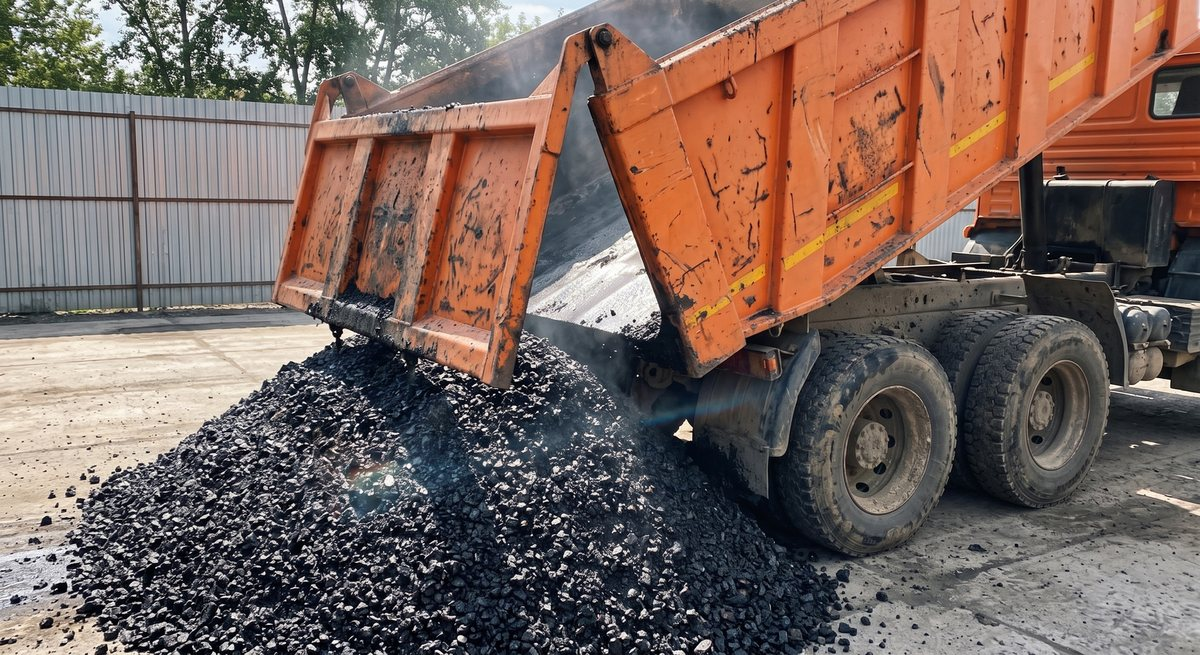
#> input picture dostavka/assets/img/bitum-i-asfalt/vygruzka-goryachey-smesi-1200.jpg, 1200 x 655 px
$ python mkvariants.py ../dostavka/assets/img/bitum-i-asfalt/vygruzka-goryachey-smesi-1200.jpg ../dostavka/assets/img/bitum-i-asfalt/vygruzka-goryachey-smesi.jpg
#> lines starting #> are read from the running program, lines starting #| are printed output that depends on the picture
# -*- coding: utf-8 -*-
"""Варианты снимка под <picture>: 1600 JPEG, 1200 JPEG, 160-1600 WebP.

Раньше варианты делались вручную по одному, и это уже стоило ошибки:
у granit-40-70-hand не хватает 1600.webp и 1200.jpg, потому что шаг
пропустили. photos_for подставляет вариант, только если файл лежит
рядом, поэтому пропуск не ломает страницу, а молча отдаёт телефону
полуторатысячный JPEG.

Запуск: python3 mkvariants.py <исходник> <куда/имя-без-расширения>
"""
import sys, os
from PIL import Image

SRC, DST = sys.argv[1], sys.argv[2]
os.makedirs(os.path.dirname(DST), exist_ok=True)


def fit(im, side):
    """Вписать в квадрат стороной side, не растягивая мелкое."""
    w, h = im.size
    if max(w, h) <= side:
        return im.copy()
    k = side / float(max(w, h))
    return im.resize((round(w * k), round(h * k)), Image.LANCZOS)


with Image.open(SRC) as im:
#> im is the input picture: PIL image 1200x655 RGB; mean R, G, B 118.8, 100.1, 93.2
    im = im.convert("RGB")
    fit(im, 1600).save(DST + ".jpg", "JPEG", quality=82, optimize=True,
                       progressive=True)
    fit(im, 1200).save(DST + "-1200.jpg", "JPEG", quality=82, optimize=True,
                       progressive=True)
    # 320 - для миниатюр: стопка сит на хабе показывает снимок
    # шириной 104 пикселя, и 800-й вариант там весит вдесятеро больше
    # нужного, да ещё в первом экране.
    # 160 - для карточек каталога: там снимок показывается шириной
    # 64-66 CSS-пикселей, то есть 132 физических на телефоне с DPR 2.
    # Без этого варианта самым мелким в srcset был 320-й, и браузер
    # тянул вдвое больше нужного. Качество ниже: на такой площади
    # разница не видна, а вес падает втрое.
    fit(im, 160).save(DST + "-160.webp", "WEBP", quality=72, method=6)
#> call 3 of fit, with side = 160
#> in fit (call 3), `return im.resize((round(w * k), round(h * k)), Image.LANCZOS)`:
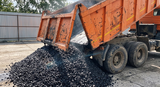
#> returned value: PIL image 160x87 RGB; mean R, G, B 118.8, 100.1, 93.2
    fit(im, 320).save(DST + "-320.webp", "WEBP", quality=76, method=6)
#> call 4 of fit, with side = 320
#> in fit (call 4), `return im.resize((round(w * k), round(h * k)), Image.LANCZOS)`:
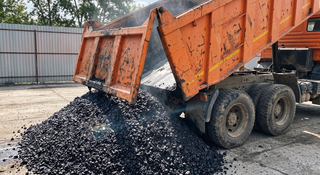
#> returned value: PIL image 320x175 RGB; mean R, G, B 118.8, 100.1, 93.2
    # 480 по ширине, а не по большей стороне: в srcset он записан как
    # 480w, и дескриптор обязан совпадать с настоящей шириной. Нужен
    # телефону с DPR 2 в карточках на две колонки, иначе туда шёл 800-й.
    w480 = im.resize((480, round(im.size[1] * 480 / im.size[0])), Image.LANCZOS) \
        if im.size[0] > 480 else im.copy()
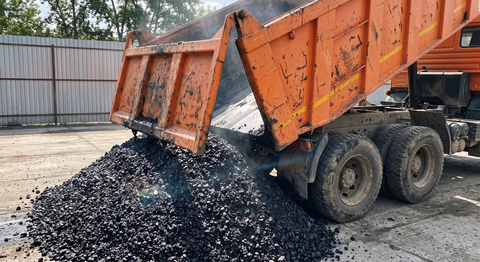
#> w480: PIL image 480x262 RGB; mean R, G, B 118.8, 100.1, 93.2
    w480.save(DST + "-480.webp", "WEBP", quality=76, method=6)
    fit(im, 800).save(DST + "-800.webp", "WEBP", quality=78, method=6)
#> in fit (call 5), `return im.resize((round(w * k), round(h * k)), Image.LANCZOS)`:
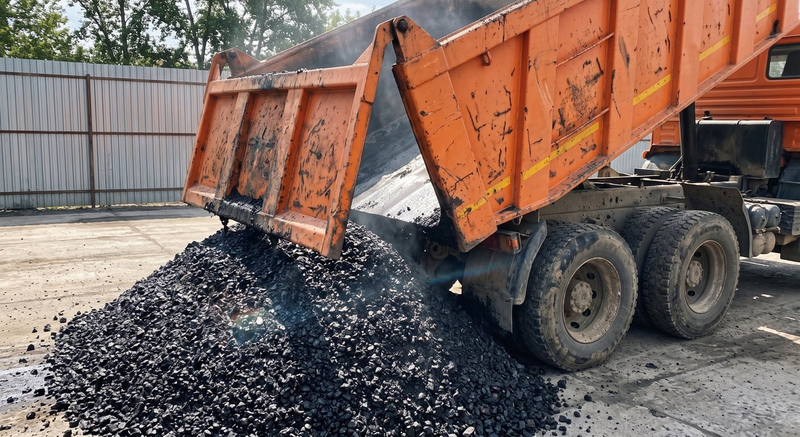
#> returned value: PIL image 800x437 RGB; mean R, G, B 118.8, 100.1, 93.2
    fit(im, 1600).save(DST + "-1600.webp", "WEBP", quality=78, method=6)

for suf in (".jpg", "-1200.jpg", "-160.webp", "-320.webp", "-480.webp", "-800.webp", "-1600.webp"):
    p = DST + suf
    with Image.open(p) as v:
        print("%-22s %-11s %5d КБ" % (os.path.basename(p), "%dx%d" % v.size,
                                      os.path.getsize(p) // 1024))
#| vygruzka-goryachey-smesi.jpg.jpg 1200x655      235 КБ
